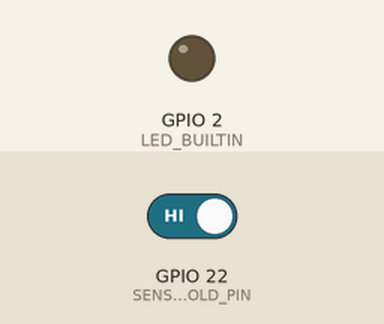
A sketch run on a simulated ESP32. Parts: output pins drawn as LEDs (lit = HIGH). The test bench sets the inputs (shaded band); at power-on: GPIO 22 (SENSOR_COLD_PIN) HIGH. WiFi joins after 1.5 s; servers stay silent unless stated; uploads are accepted with an empty reply; the local clock reads 2024-03-15 10:24:30 at power-on unless the sketch sets it; what the sketch prints to the serial monitor is not drawn.

Above: at 6.7 s.
6.8 s: GPIO 22 (SENSOR_COLD_PIN) driven LOW
At 7.7 s:
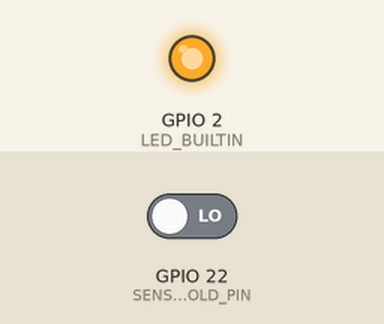
8.3 s: GPIO 22 (SENSOR_COLD_PIN) driven HIGH
At 8.8 s:
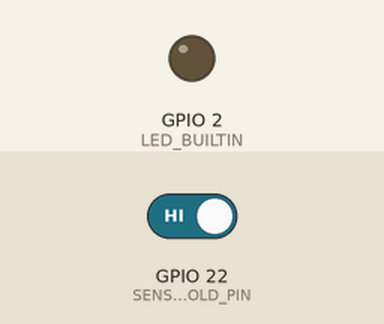
Timing chart, 0 to 11.3 s (numbered marks = the images above; inputs shaded):
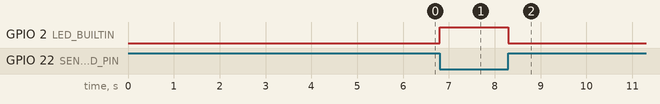

The sketch:

treadmill-tracker.ino
```cpp
#include "credentials.h"
#include <Arduino.h>
#include <HTTPClient.h>
#include <WiFi.h>
#include <WiFiMulti.h>
#include <stdio.h>
#include <time.h>

// debug output
#define USE_SERIAL Serial

// pin assign
#define LED_BUILTIN 2
#define SENSOR_HOT_PIN 23
#define SENSOR_COLD_PIN 22

// constants
#define JST 9 * 3600
#define PHASE_OPEN 0
#define PHASE_HIGH 1
#define PHASE_LOW 2
#define PHASE_HIT 3
#define REFRACTORY_PERIOD 1
#define OPEN_REFRACTORY_PERIOD 10
#define MILLIMETER_PAR_STEP 134.0  // 670mm / 5step

// wifi struct
WiFiMulti wifiMulti;

// variables
unsigned long prevTimeHigh = 0;
unsigned long prevTimeLow = 0;
unsigned long prevTimeHit = 0;
unsigned long intervalTime = 0;
unsigned long hits = 0;
unsigned int phase = 0;
unsigned int prevSensor = HIGH;

/*
 * GPIO change handler
 */
void IRAM_ATTR handleInterrupt() {

  // read sensor signal
  int sensor = digitalRead(SENSOR_COLD_PIN);

  // indicate sensor status to builtin led
  digitalWrite(LED_BUILTIN, !sensor);

  // get current time
  unsigned long currentTime = millis();

  // phase progression
  if (phase == PHASE_OPEN) {
    if (prevSensor == LOW && sensor == HIGH && (currentTime - prevTimeHit) >= OPEN_REFRACTORY_PERIOD) {
      prevTimeHigh = currentTime;
      phase = PHASE_HIGH;
    }
  } else if (phase == PHASE_HIGH) {
    if (prevSensor == HIGH && sensor == LOW && (currentTime - prevTimeHigh) >= REFRACTORY_PERIOD) {
      prevTimeLow = currentTime;
      phase = PHASE_LOW;
    }
  } else if (phase == PHASE_LOW) {
    if (prevSensor == LOW && sensor == HIGH && (currentTime - prevTimeLow) >= REFRACTORY_PERIOD) {
      intervalTime = currentTime - prevTimeHit;
      prevTimeHit = currentTime;
      phase = PHASE_HIT;
      hits++;
    }
  } else if (phase == PHASE_HIT) {
    if (prevSensor == HIGH && sensor == LOW && (currentTime - prevTimeHit) >= REFRACTORY_PERIOD) {
      phase = PHASE_OPEN;
    }
  }

  // save current sensor signal
  prevSensor = sensor;
}

// build http post message
void buildMessage(char *buf, float distance) {
  time_t ts;
  ts = time(NULL);
  USE_SERIAL.printf("[SENSOR] ts=%d\n", ts);
  USE_SERIAL.printf("[SENSOR] distance=%f\n", distance);
  sprintf(buf, "{\"esp32\":{\"ts\":%d,\"distance\":%f}}", ts, distance);
}

// post message with HTTPS or HTTP
void postHttp(const char *url, const char *data) {
  HTTPClient http;

  USE_SERIAL.print("[HTTP] begin...\n");

  http.begin(url);                              // HTTP or HTTPS
  http.setAuthorization(AUTH_USER, AUTH_PASS);  // basic auth

  USE_SERIAL.print("[HTTP] POST...\n");
  USE_SERIAL.print(data);

  int httpCode = http.POST(data);

  if (httpCode > 0) {
    // HTTP header has been send and Server response header has been handled
    USE_SERIAL.printf("[HTTP] POST... code: %d\n", httpCode);

    // file found at server
    if (httpCode == HTTP_CODE_OK) {
      String payload = http.getString();
      USE_SERIAL.println(payload);
    }
  } else {
    USE_SERIAL.printf("[HTTP] POST... failed, error: %s\n",
                      http.errorToString(httpCode).c_str());
  }

  http.end();
}

// setup device gpio, wifi, variables
void setup() {
  // init serial
  USE_SERIAL.begin(115200);

  // init pin mode
  pinMode(LED_BUILTIN, OUTPUT);
  pinMode(SENSOR_COLD_PIN, INPUT_PULLUP);
  pinMode(SENSOR_HOT_PIN, OUTPUT);

  // set low senser hot pin
  digitalWrite(SENSOR_HOT_PIN, LOW);

  // wait for wifi module setup
  for (uint8_t t = 4; t > 0; t--) {
    USE_SERIAL.printf("[SETUP] WAIT %d...\n", t);
    USE_SERIAL.flush();
    delay(1000);
  }

  // connect wifi
  wifiMulti.addAP(WIFI_SSID, WIFI_SECRET);
  while (wifiMulti.run() != WL_CONNECTED) {
    USE_SERIAL.printf("[WiFi] Wait for connection.\n");
    delay(1000);
  }
  USE_SERIAL.printf("[WiFi] connected.\n");

  // set ntp
  configTime(JST, 0, "ntp.nict.jp", "ntp.jst.mfeed.ad.jp");

  // init variables
  prevSensor = digitalRead(SENSOR_COLD_PIN);
  prevTimeHigh = millis();
  prevTimeLow = prevTimeHigh;
  prevTimeHit = prevTimeHigh;
  hits = 0;

  // weight for sensor phase
  delay(OPEN_REFRACTORY_PERIOD);

  // start sensor intterupt
  attachInterrupt(digitalPinToInterrupt(SENSOR_COLD_PIN), handleInterrupt,
                  CHANGE);
}

void loop() {
  // message buffer
  char buf[100];

  if ((wifiMulti.run() == WL_CONNECTED)) {
    // wifi connected

    // calc distance. hits is global variable.
    float cumsumDistanceMeter = MILLIMETER_PAR_STEP * hits / 1000.0;

    // debug output
    USE_SERIAL.print("[SENSOR] cumsumDistanceMeter=");
    USE_SERIAL.println(cumsumDistanceMeter);

    // build http body message
    buildMessage(buf, cumsumDistanceMeter);

    // post to api
    postHttp(API_URL, buf);

    // loop weight
    delay(1 * 60 * 1000);

  } else {
    delay(1000);
  }
}
```

credentials.h
```cpp
#define WIFI_SSID "your-wifi-ssid"
#define WIFI_SECRET "your-wifi-secret"
#define API_URL "your-https-api-url"
#define AUTH_USER "your-http-basic-auth-username"
#define AUTH_PASS "your-http-basic-auth-password"
```

Measured:
- after the input at 6.8 s, GPIO 2 (LED_BUILTIN): LOW → HIGH at once
- after the input at 8.3 s, GPIO 2 (LED_BUILTIN): HIGH → LOW at once
